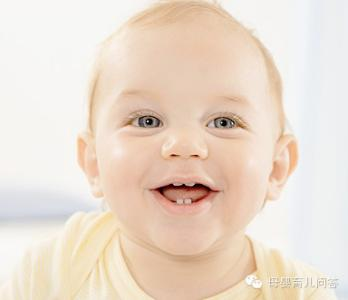
#> input picture image_dataset-20240117T190900Z-001/image_dataset/Training/1/1_0_0_20161219192208688.jpg, 348 x 300 px, found by its file name; its folder holds only this picture in this run
$ jupyter execute --allow-errors 'Age estimation.ipynb'
#> lines starting #> are read from the running program, lines starting #| are printed output that depends on the picture
## Organize Dataset

[cell 1]
import os
import shutil

def organize_images(source_folder, output_folder, train_ratio=0.7):
    # Create folders for each digit from 1 to 5 in both train and test datasets
#> called with train_ratio = 0.7
    for i in range(1, 6):
        train_subfolder_name = f"{i}_train"
        test_subfolder_name = f"{i}_test"

        os.makedirs(os.path.join(output_folder, train_subfolder_name), exist_ok=True)
        os.makedirs(os.path.join(output_folder, test_subfolder_name), exist_ok=True)

    # Organize images into train and test datasets based on the first digit
    for image_name in os.listdir(source_folder):
        # Ensure the file name is not empty
        if image_name:
            try:
                # Extract the first part of the image name before the underscore
                first_digit = int(image_name.split('_')[0])

                # Check if the first digit is between 1 and 5
                if 1 <= first_digit <= 5:
                    source_path = os.path.join(source_folder, image_name)

                    # Decide whether to add to train or test dataset based on the ratio
                    if hash(image_name) % 100 < train_ratio * 100:
                        destination_folder = os.path.join(output_folder, f"{first_digit}_train")
                    else:
                        destination_folder = os.path.join(output_folder, f"{first_digit}_test")

                    destination_path = os.path.join(destination_folder, image_name)

                    print(f"Copying {source_path} to {destination_path}")

                    # Copy the image to the corresponding folder
                    shutil.copy(source_path, destination_path)
            except (ValueError, IndexError):
                print(f"Skipping file: {image_name} (Does not match expected naming pattern)")

# usage
source_folder_path = r"C:\Users\andre\Downloads\ml\project\New folder (3)\New folder (2)\b\a"
output_folder_path = r"C:\Users\andre\Downloads\ml\project\New folder (3)\New folder (2)\New folder (2)"

#> (the rest of this cell did not finish here and is left out)

# Image Processing ( Age Estimation )

## Importing Libraries

[cell 2]
import pandas as pd
import numpy as np
import matplotlib.pyplot as plt

[cell 3]
import os
import skimage
import skimage.io
from skimage import transform
from skimage.transform import resize
from skimage.color import rgb2gray
from skimage import transform
import cv2

## Load Data From The Dataset Directory And Preprocessing The Images At The Same Time ( Without Hog Algorithm )

[cell 4]
def load_data(data_directory):
    directories = [d for d in os.listdir(data_directory)
                    if os.path.isdir(os.path.join(data_directory, d))]

    # creating images and labels lists to load the data in them
    labels = []
    images = []

    # create for loop to iterate over the directories stored above
    for d in directories:
        label_directory = os.path.join(data_directory, d)

        # create file names to store the image files names which stored in each directory
        file_names = [os.path.join(label_directory, f)
                        for f in os.listdir(label_directory)
                        if f.endswith(".jpg")]

        # load the images and procces it and we extract the label of the image from the directory name
        for f in file_names:
            print(f)
            img = skimage.io.imread(f)
#> img is the input picture: shape (300, 348, 3); mean R, G, B 235.6, 220.2, 206
            img_resized=resize(img,(28,28,3))
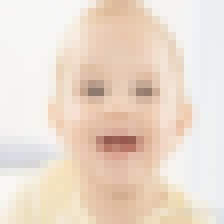
#> img_resized: shape (28, 28, 3) float64 (shown 8 times larger); mean R, G, B 0.924, 0.863, 0.808
            gray_img=rgb2gray(img_resized)
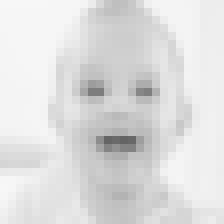
#> gray_img: shape (28, 28) float64 (shown 8 times larger); min 0.394, max 0.972, mean 0.872
            images.append(gray_img.flatten())
            labels.append(int(d))
#> pass 2 of the loop in load_data, `for d in directories:`:
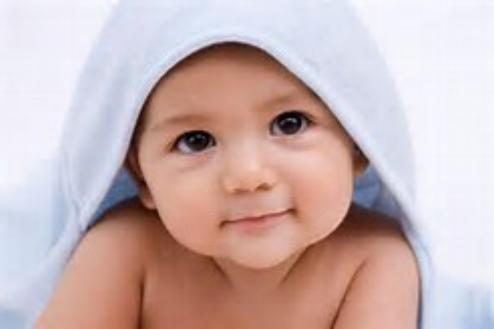
#> input picture image_dataset-20240117T190900Z-001/image_dataset/Training/2/2_0_0_20170103205800494.jpg, 494 x 329 px, found by its file name
#> in load_data, img is the input picture: shape (329, 494, 3); mean R, G, B 203.9, 181.5, 181.5
#> in load_data, `img_resized=resize(img,(28,28,3))`:
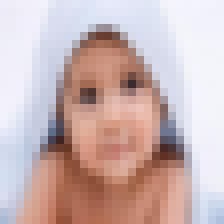
#> img_resized: shape (28, 28, 3) float64 (shown 8 times larger); mean R, G, B 0.799, 0.712, 0.712
#> in load_data, `gray_img=rgb2gray(img_resized)`:
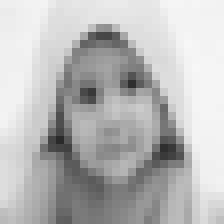
#> gray_img: shape (28, 28) float64 (shown 8 times larger); min 0.166, max 0.965, mean 0.73
    return images, labels

## Link The Dataset With The Right Path On The Pc

[cell 5]
ROOT_PATH = r"C:\Users\andre\Downloads\ml\project\New folder (3)\New folder (2)\image_dataset"
train_data_directory = os.path.join(ROOT_PATH, "Training") # train images = 1839
test_data_directory = os.path.join(ROOT_PATH, "Testing")  # test images = 774

## Call The Load Function On The Training Data ( Take About 30 Minutes To Load  )

[cell 6]
images, labels = load_data(train_data_directory)
#> images = 2 items; labels = [1, 2]

## Print (Check) The Number Of Train Images That Are Correctly Loaded

[cell 7]
len(images)
#> Out = 2

## converting the list of images into a NumPy array

[cell 8]
flat_images = np.array(images)

## converting a list of labels into a NumPy array

[cell 9]
target = np.array(labels)
#> target = [1, 2]

[cell 10]
df = pd.DataFrame(flat_images) #dataframe
#> df = table of 2 rows and 784 columns

df['Target'] = target

x_train = df.iloc[:,:-1] #input data
#> x_train = table of 2 rows and 784 columns

y_train = df.iloc[:,-1] #output data

## Call The Load Function On The Testing Data ( Take About 10 Minutes To Load  )

#> (a cell that did not finish here is left out)

## Print (Check) The Number Of Train Images That Are Correctly Loaded

[cell 12]
len(images)
#> Out = 2

## converting the list of images into a NumPy array

[cell 13]
flat_test_images = np.array(images)

## converting a list of labels into a NumPy array

[cell 14]
test_target = np.array(labels)
#> test_target = [1, 2]

[cell 15]
df = pd.DataFrame(flat_test_images) #dataframe

df['Target'] = test_target

x_test = df.iloc[:,:-1] # take all without the last column ( input data )
#> x_test = table of 2 rows and 784 columns

y_test = df.iloc[:,-1] # take only the last column ( output data )

# Logistic Regression Model Fitting To The Data

## Import Logistic Regression Model

[cell 16]
from sklearn.linear_model import LogisticRegression

## Initialize Logistic Regression model and train it

[cell 17]
model = LogisticRegression(solver='liblinear')

History = model.fit(x_train,y_train)

## generate predictions on the test images

[cell 18]
y_predict = model.predict(x_test)
#> y_predict = [1, 2]
y_predict
#> Out = [1, 2]

# Model Evaluation

## Calculate The Accuracy

[cell 19]
from sklearn.metrics import accuracy_score

accuracy_score(y_predict, y_test)
#> Out = 1

## Generate And Show Confusion Matrix

[cell 20]
from sklearn.metrics import confusion_matrix
import seaborn as sns


conf_matrix = confusion_matrix(y_test, y_predict)
#> conf_matrix = [[1, 0], [0, 1]]

# Plot confusion matrix
plt.figure(figsize=(50, 50))
sns.heatmap(conf_matrix, annot=True, fmt='d', cmap='Blues')
plt.title('Confusion Matrix')
plt.xlabel('Predicted label')
plt.ylabel('True label')
plt.show()
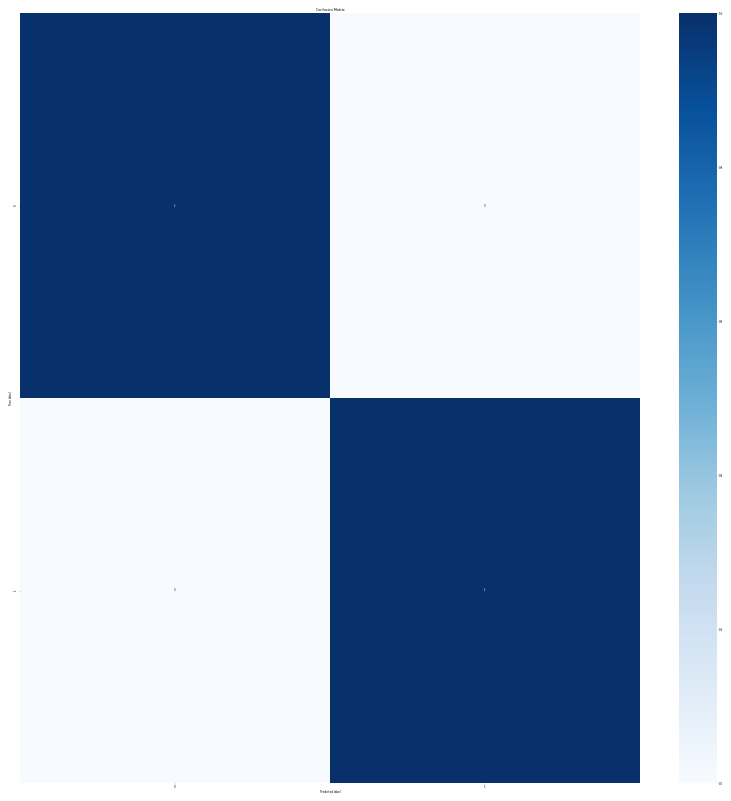
#> figure drawn by matplotlib, 2 panels

# Applying Logistic Regression With Feature Extraction Using HOG ( 5 Classes )

## Load Data From The Dataset Directory Without Preprocessing

[cell 21]
def load_data(data_directory, num_directories=5):
#> called with num_directories = 5
    directories = [d for d in os.listdir(data_directory)
                   if os.path.isdir(os.path.join(data_directory, d))]
    labels = []
    images = []

    for i, d in enumerate(directories):
        if i >= num_directories:
            break

        label_directory = os.path.join(data_directory, d)
        file_names = [os.path.join(label_directory, f)
                      for f in os.listdir(label_directory)
                      if f.endswith(".jpg")]

        for f in file_names:
            img = skimage.io.imread(f)
            images.append(img)
            labels.append(int(d))
#> pass 2 of the loop in load_data, `for i, d in enumerate(directories):`:

    return images, labels

## Link The Dataset With The Right Path On The Pc

[cell 22]
ROOT_PATH = r"C:\Users\andre\Downloads\ml\project\New folder (3)\New folder (2)\image_dataset"
train_data_directory = os.path.join(ROOT_PATH, "Training") # train images = 1400
test_data_directory = os.path.join(ROOT_PATH, "Testing")  # test images = 600

train_images, train_labels = load_data(train_data_directory, num_directories=5)
#> train_images = 2 items; train_labels = [1, 2]

#> (the rest of this cell did not finish here and is left out)


## Print (Check) The Number Of Test Images That Are Correctly Loaded

#> (a cell that did not finish here is left out)

## Print (Check) The Number Of Train Images That Are Correctly Loaded

[cell 24]
len (train_images)
#> Out = 2

## Print (Check) The Number Of Train Labels That Are Correctly Loaded

#> (a cell that did not finish here is left out)

## Print (Check) The Number Of Train Labels That Are Correctly Loaded

[cell 26]
train_labels[0]
#> Out = 1

## Preprocess The Images To Feed It To The HOG Algorithm

[cell 27]
import cv2
import numpy as np

# Preprocess Images for HOG algorithm
def preprocess_images_for_hog(images, size=(32, 32)):
#> called with size = (32, 32)
    processed_images = []
    for img in images:
        # Resize the image
        resized_img = cv2.resize(img, size, interpolation=cv2.INTER_AREA)

        # see if the image is already in grayscale
        if len(resized_img.shape) == 2 or resized_img.shape[-1] == 1:
            grayscale_img = resized_img
        else:
            # Convert to grayscale
            grayscale_img = cv2.cvtColor(resized_img, cv2.COLOR_BGR2GRAY)

        # Explicitly set the size for grayscale images
        grayscale_img = cv2.resize(grayscale_img, size, interpolation=cv2.INTER_AREA)

        # Print the shape for debugging
        print("Processed image shape:", grayscale_img.shape)

        processed_images.append(grayscale_img)
#> this loop made 2 passes
#| Processed image shape: (32, 32)
#| Processed image shape: (32, 32)
#> pass 1, in preprocess_images_for_hog, `resized_img = cv2.resize(img, size, interpolation=cv2.INTER_AREA)`:
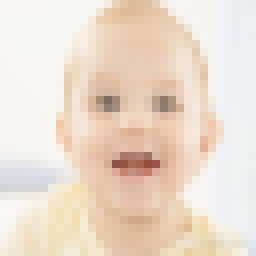
#> resized_img: shape (32, 32, 3) (shown 8 times larger); mean R, G, B 235.6, 220.2, 206
#> pass 1, in preprocess_images_for_hog, `grayscale_img = cv2.cvtColor(resized_img, cv2.COLOR_BGR2GRAY)`:
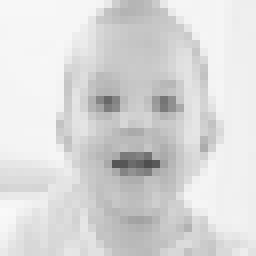
#> grayscale_img: shape (32, 32) (shown 8 times larger); min 79, max 249, mean 217.7
#> pass 2, in preprocess_images_for_hog, `resized_img = cv2.resize(img, size, interpolation=cv2.INTER_AREA)`:
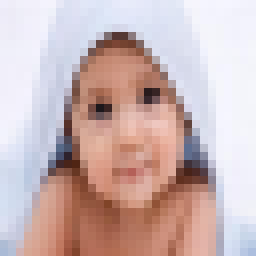
#> resized_img: shape (32, 32, 3) (shown 8 times larger); mean R, G, B 203.9, 181.5, 181.5
#> pass 2, in preprocess_images_for_hog, `grayscale_img = cv2.cvtColor(resized_img, cv2.COLOR_BGR2GRAY)`:
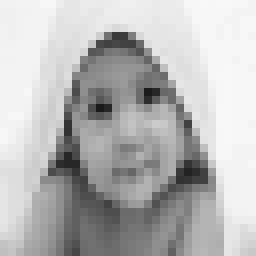
#> grayscale_img: shape (32, 32) (shown 8 times larger); min 25, max 249, mean 184.1
#> after the loop, processed_images = 2 items
    return np.array(processed_images)

# Preprocess train and test images
train_images_processed = preprocess_images_for_hog(train_images)
#> (the rest of this cell did not finish here and is left out)

## Apply The HOG Feature Extraction Algorithm To The Data

[cell 28]
from sklearn.linear_model import LogisticRegression
from skimage.feature import hog
from sklearn.model_selection import train_test_split
from sklearn.metrics import accuracy_score

# Compute HOG features for Training images
train_hog_features = []
for img in train_images_processed:
    hog_img = hog(img, visualize=False)
    train_hog_features.append(hog_img)
#> after the loop, train_hog_features = 2 items

## Load The Model And Train

[cell 29]
# Train logistic regression model

logreg = LogisticRegression(max_iter=1000)

logreg.fit(train_hog_features, train_labels)

[cell 30]
from sklearn.linear_model import LogisticRegression
from skimage.feature import hog
from sklearn.model_selection import train_test_split
from sklearn.metrics import accuracy_score


# Compute HOG features for testing images
test_hog_features = []
#> (the rest of this cell did not finish here and is left out)

## Generate Predictions And Evaluate The Model

#> (a cell that did not finish here is left out)

# Applying Logistic Regression With Feature Extraction Using HOG ( 2 Classes )

[cell 32]
def load_data(data_directory, num_directories=2):
#> called with num_directories = 2
    directories = [d for d in os.listdir(data_directory)
                   if os.path.isdir(os.path.join(data_directory, d))]
    labels = []
    images = []

    for i, d in enumerate(directories):
        if i >= num_directories:
            break

        label_directory = os.path.join(data_directory, d)
        file_names = [os.path.join(label_directory, f)
                      for f in os.listdir(label_directory)
                      if f.endswith(".jpg")]

        for f in file_names:
            img = skimage.io.imread(f)
            images.append(img)
            labels.append(int(d))
#> pass 2 of the loop in load_data, `for i, d in enumerate(directories):`:

    return images, labels

[cell 33]
ROOT_PATH = r"C:\Users\andre\Downloads\ml\project\New folder (3)\New folder (2)\image_dataset"
train_data_directory = os.path.join(ROOT_PATH, "Training") # train images = 1283
test_data_directory = os.path.join(ROOT_PATH, "Testing")  # test images = 530

train_images, train_labels = load_data(train_data_directory, num_directories=2)

#> (the rest of this cell did not finish here and is left out)


#> (a cell that did not finish here is left out)

[cell 35]
len (train_images)
#> Out = 2

#> (a cell that did not finish here is left out)

[cell 37]
train_labels[0]
#> Out = 1

[cell 38]
import cv2
import numpy as np

# Preprocess Images for HOG
def preprocess_images_for_hog(images, size=(32, 32)):
#> called with size = (32, 32)
    processed_images = []
    for img in images:
        # Resize image
        resized_img = cv2.resize(img, size, interpolation=cv2.INTER_AREA)

        # see if the image is already in grayscale
        if len(resized_img.shape) == 2 or resized_img.shape[-1] == 1:
            grayscale_img = resized_img
        else:
            # Convert to grayscale
            grayscale_img = cv2.cvtColor(resized_img, cv2.COLOR_BGR2GRAY)

        # Explicitly set the size for grayscale images
        grayscale_img = cv2.resize(grayscale_img, size, interpolation=cv2.INTER_AREA)

        # Print the shape for debugging
        print("Processed image shape:", grayscale_img.shape)

        processed_images.append(grayscale_img)
#> after the loop, processed_images = 2 items
    return np.array(processed_images)

# Preprocess train and test images
train_images_processed = preprocess_images_for_hog(train_images)
#> (the rest of this cell did not finish here and is left out)

[cell 39]
from sklearn.linear_model import LogisticRegression
from skimage.feature import hog
from sklearn.model_selection import train_test_split
from sklearn.metrics import accuracy_score

# Compute HOG features for Training images
train_hog_features = []
for img in train_images_processed:
    hog_img = hog(img, visualize=False)
    train_hog_features.append(hog_img)
